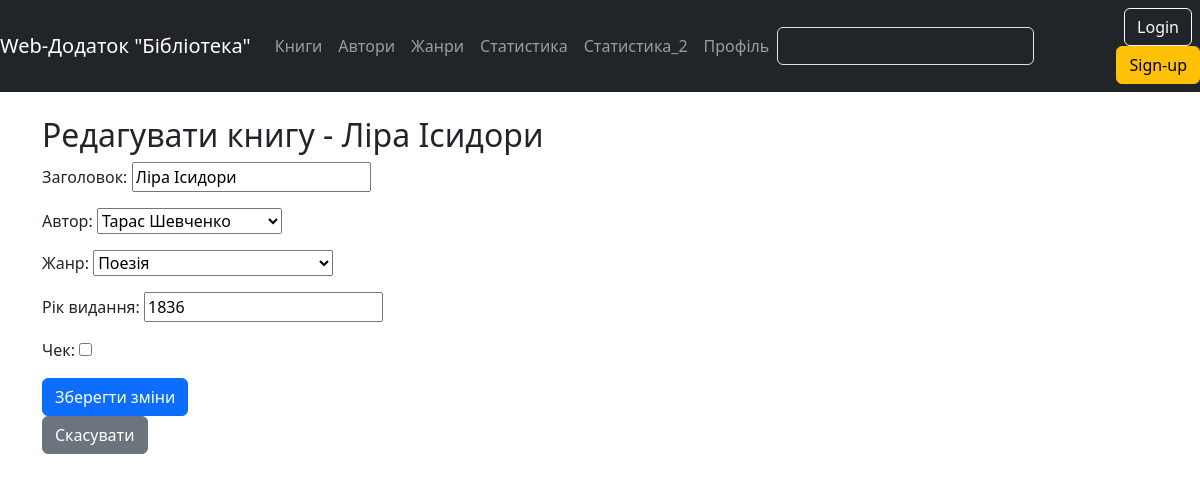
/book/14/edit/, run on an earlier commit of the app's database.
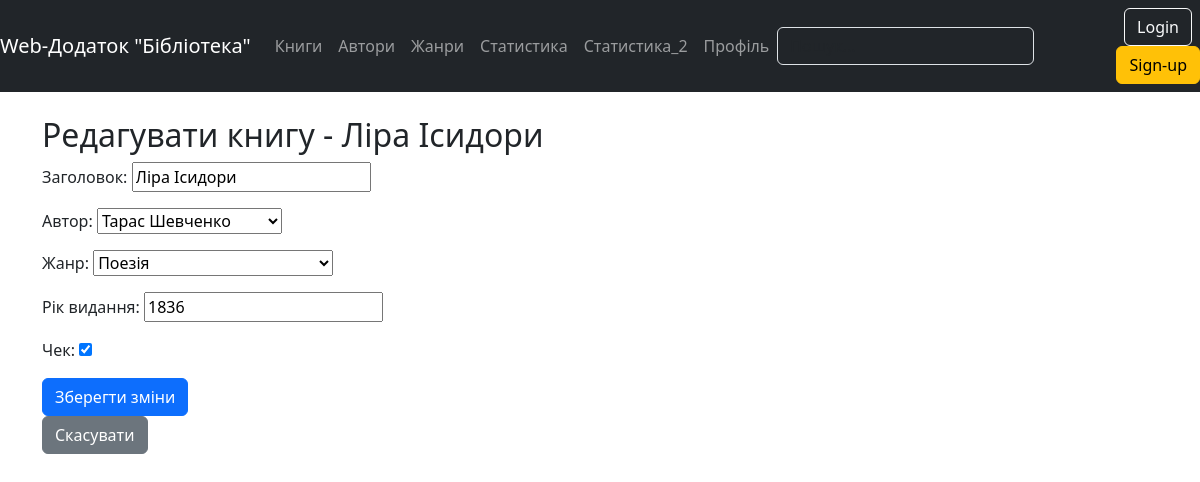
And on a later commit of the database.
### library_app/models.py (models this page shows, shortened)
class Book(models.Model):
    class Meta:
        verbose_name = 'Книга'
        verbose_name_plural = 'Книги'
        ordering = ["title"]
    title = models.CharField(max_length=100, verbose_name = 'Заголовок')
    author = models.ForeignKey(Author, on_delete=models.CASCADE, verbose_name = 'Автор')
    genre = models.ForeignKey(Genre, on_delete=models.CASCADE, verbose_name = 'Жанр')
    release_year = models.PositiveIntegerField(verbose_name = 'Рік видання')
    is_read = models.BooleanField(default=False, verbose_name = 'Чек')
    img = models.ImageField(upload_to='book_images/', blank=True, null=True, default="noname.png", verbose_name = 'Картинка')

### library_app/views.py (the view)
# urls.py: path('book/<int:book_id>/edit/', views.edit_book, name='edit_book'),
def edit_book(request, book_id):
    book = get_object_or_404(Book, pk=book_id)
    if request.method == 'POST':
        form = BookForm(request.POST, instance=book)
        if form.is_valid():
            form.save()
            return redirect('library_app:view_book', book_id=book_id)
    else:
        form = BookForm(instance=book)
    return render(request, 'library_app/edit_book.html', {'form': form, 'book': book})

### library_app/forms.py
class BookForm(forms.ModelForm):
    class Meta:
        model = Book
        fields = ['title', 'author', 'genre', 'release_year', 'is_read']

### library_app/models.py (called while the page is built)
    def __str__(self):
        return self.name

    def __str__(self):
        return self.name

### library_app/templates/library_app/edit_book.html (shortened to what this page needs)
{% extends 'base.html' %}
{% load static %}
{% block content %}
  <h2>Редагувати книгу - {{ book.title }}</h2>
  <form method="post">
    {{ form.as_p }}
    <button type="submit" class="btn btn-primary">Зберегти зміни</button>
  </form>
  <a href="{% url 'library_app:view_book' book_id=book.id %}" class="btn btn-secondary">Скасувати</a>
{% endblock %}

What changed in the data, as far as the page shows it:
changed Book "Ліра Ісидори": is_read "☐" → "☑"
